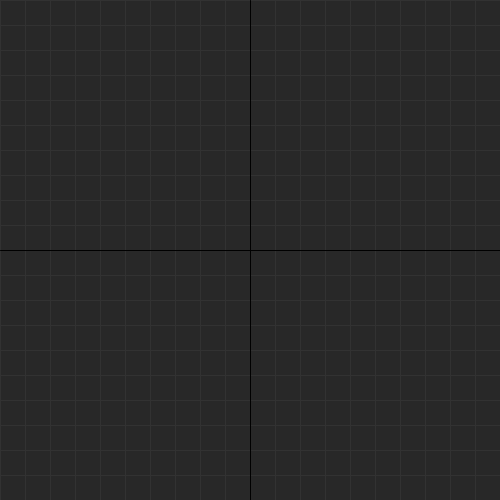
Frame 1 (no input)
Frame 60 (the mouse pressed at the canvas centre just before this capture): identical to frame 1, image omitted
Frame 120 (the mouse held since frame 60 and released just before this capture): identical to frame 1, image omitted

The Processing sketch that drew this single still picture (run headless with seeded random() and noise(); from frame 60 on, the mouse is pressed at the canvas centre):

// Processing sketch: graph_to_equation
// ── graph_to_equation.pde
public void setup(){
  
  
  size(500,500);
  
  background(40);
  
  drawMatrix();
  
}

int mouseX1;
int mouseX2;
int mouseY1;
int mouseY2;

boolean hasPressed;
boolean hasPressed2;

int matrixSize = 25;

float half = 250;

void draw(){
  
  if(hasPressed2){
      
      line(mouseX1, mouseY1, mouseX2, mouseY2); 
      hasPressed = false;
      hasPressed2 = false;
      printGraph();
  }
  /*else if(hasPressed){
    
    line(mouseX1, mouseY1, mouseX, mouseY); 
    
    
  }*/
  
  
}

void drawMatrix(){

  for(int i = 0; i < width; i += matrixSize){
    stroke (50);
    line(i, 0, i, height); 
    line(0, i, width, i);
  }
  stroke(0);
  //x and y axis
  line(width/2, 0, width/2, height);
  line(0, height/2, width, height/2);
}

void mousePressed(){
  
  if(!hasPressed){
    
    mouseX1 = mouseX;
    mouseY1 = mouseY;
    
    hasPressed = true;
    
  }else{
    
    mouseX2 = mouseX;
    mouseY2 = mouseY;
    
    hasPressed2 = true;
    
  }
  
}

void printGraph(){
  
  //y = ax + b
  float x1 = mouseX1 - half;
  float x2 = mouseX2 - half;
  float y1 = -mouseY1 + half;
  float y2 = -mouseY2 + half;
  
  float a = (y2 - y1)/(x2 - x1);
  
  //b = -ax + y

  float b = -a * x1 + y1;
  println("("+mouseX1+", "+mouseY1+"), ("+mouseX2+", "+mouseY2+")" );
  println("("+x1+", "+y1+"), ("+x2+", "+y2+")" );
  
  float c = x1;
  float d = x2;
  
  String formula;
  formula = "y = "+a+"x * sqrt((abs(abs( x - ("+d+" + "+c+")/2 )) - (("+d+"-"+c+")/2)) / (("+d+" - "+c+") / 2) - abs(x - (("+d+" + "+c+") / 2))) + "+b;
  
  println(formula);
}
